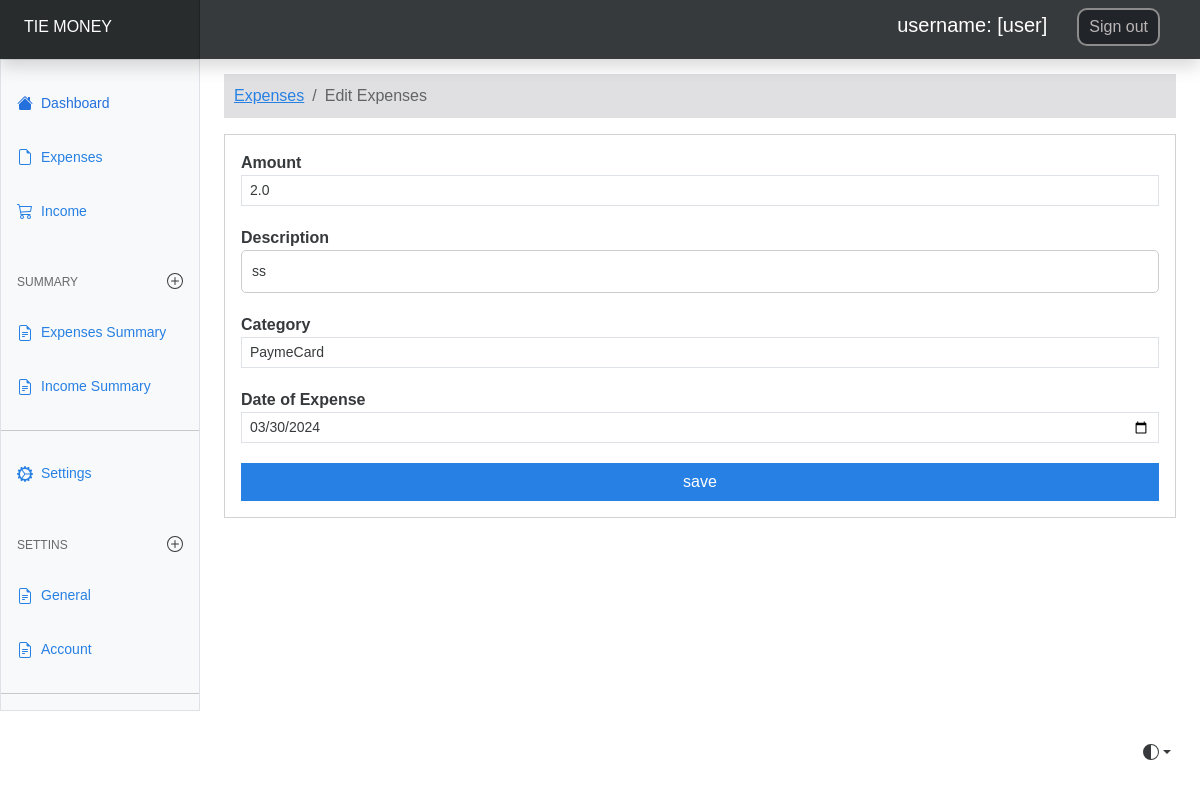
Page /edit-expenses/22 (signed in) on the committed database.
### expenses/models.py (models this page shows, shortened)
class Expense(models.Model):
    amount = models.FloatField()
    date = models.DateField(default = now)
    description = models.TextField()
    owner = models.ForeignKey(to=User, on_delete = models.CASCADE)
    category = models.CharField(max_length = 255)
    class Meta:
        ordering: ['-date']

### expenses/views.py (the view, shortened to what this page needs)
# urls.py: path("edit-expenses/<int:id>", views.expense_edit, name='edit-expenses'),
@login_required(login_url='/authentication/login/')
def expense_edit(request, id):
    expense = Expense.objects.get(pk=id)
    categories = Category.objects.all()
    context = {
        'expense': expense,
        'values': expense,
        'categories': categories
    }
    if request.method == 'GET':
        return render(request, 'expenses/edit-expenses.html', context)

### templates/expenses/edit-expenses.html (shortened to what this page needs)
{% extends "base.html" %}
{% block content %}
<div class="new-container col-mt-8">
  <div class="row">
        <nav aria-label="breadcrumb">
            <ol class="breadcrumb">
            <li class="breadcrumb-item"><a href="{% url "expenses" %}">Expenses</a></li>
            <li class="breadcrumb-item active" aria-current="page">Edit Expenses</li>
            </ol>
        </nav>
  </div>
<div class="card">
    <div class="card-body">
        <form action="{% url 'edit-expenses' expense.id %}" method="post">{% csrf_token %}
            {% include "partials/_messages.html" %}
            <div class="form-group">
                <label for="">Amount</label>
                <input
                type="number"
                class="form-control form-control-sm"
                name="amount"
                value="{{ values.amount }}"
                >
            </div>
            <div class="form-group">
                <label for="">Description</label>
                <input
                type="text"
                class="form-control form-control-sm"
                name="description"
                value="{{ values.description }}"
                >
            </div>
            <div class="form-group">
                <label for="">Category</label>
                <select class="form-control form-control-sm" name="category">
                   {% for category in categories %}
                     <option selected name="category" value="{{ values.category }}">{{ values.category }}</option>
                   {% endfor %}
                </select>
            </div>
            <div class="form-group">
                <label for="">Date of Expense</label>
                <input
                type="date"
                class="form-control form-control-sm"
                name="expense_date"
                value="{{ values.date | date:'Y-m-d' }}"
                >
            </div>
            <input
            type="submit"
            value="save"
            class="btn btn-primary btn-primary-sm"
            >
        </form>
    </div>
</div>
</div>
{% endblock content %}

### templates/base.html (shortened to what this page needs)
{% load static %}
<!doctype html>
<html lang="en" data-bs-theme="auto">
  <head><script src="/docs/5.3/assets/js/color-modes.js"></script>
    <link rel="stylesheet" href="{% static "css/main.css" %}">
    <link rel="stylesheet" href="{% static "css/style.css" %}">
    <link rel="stylesheet" href="{% static "css/expenses.css" %}">
    <link rel="stylesheet" href="https://cdn.jsdelivr.net/npm/@docsearch/css@3">
<link href="{% static 'css/bootstrap.min.css' %}" rel="stylesheet">
    <link href="https://cdn.jsdelivr.net/npm/bootstrap-icons@1.10.5/font/bootstrap-icons.min.css" rel="stylesheet">
    <link href="{% static "css/dashboard.css" %}" rel="stylesheet">
  </head>
  <body>
    <div class="dropdown position-fixed bottom-0 end-0 mb-3 me-3 bd-mode-toggle">
      <button class="btn btn-bd-primary py-2 dropdown-toggle d-flex align-items-center"
              id="bd-theme"
              type="button"
              aria-expanded="false"
              data-bs-toggle="dropdown"
              aria-label="Toggle theme (auto)">
        <svg class="bi my-1 theme-icon-active" width="1em" height="1em"><use href="#circle-half"></use></svg>
      </button>
    </div>
<header class="navbar sticky-top bg-dark flex-md-nowrap p-0 shadow" data-bs-theme="dark">
  <a class="navbar-brand col-md-4 col-lg-2 me-0 px-4 fs-6 text-white" href="#">TIE MONEY</a>
  <ul class="nav-ul">
    <li class="nav-item">
      <a class="link-nav" action='nav-link' href=''>
          username:  [{{ request.user.username }}]
       </a>
      </li>
    <li class="nav-item">
      <form action="{% url "logout" %}" method="post">{% csrf_token %}
        <input class="text text-capitali logout-btn" type="submit" value="Sign out">
       </form>
      </li>
  </ul>
</header>
<div class="container-fluid">
  <div class="row">
    {% include "partials/_sidebar.html" %}
    <main class="col-md-9 ms-sm-auto col-lg-10 px-md-4">
      {% block content %}
      {% endblock %}
    </main>
  </div>
</div>
    <script src="{% static "js/dashboard.js" %}"></script></body>
</html>

### static/css/main.css (style rules this page uses)
* { font-family: 'Segoe UI', Tahoma, Geneva, Verdana, sans-serif; }
.bi { vertical-align: -.125em; fill: currentColor; }
.btn-bd-primary { --bd-violet-bg: #712cf9; --bd-violet-rgb: 112.520718, 44.062154, 249.437846; --bs-btn-font-weight: 600; --bs-btn-color: var(--bs-white); --bs-btn-bg: var(--bd-violet-bg); --bs-btn-border-color: var(--bd-violet-bg); --bs-btn-hover-color: var(--bs-white); --bs-btn-hover-bg: #6528e0; --bs-btn-hover-border-color: #6528e0; --bs-btn-focus-shadow-rgb: var(--bd-violet-rgb); --bs-btn-active-color: var(--bs-btn-hover-color); --bs-btn-active-bg: #5a23c8; --bs-btn-active-border-color: #5a23c8; }
.bd-mode-toggle { z-index: 1500; }

### static/css/style.css (style rules this page uses)
form { display: flex; flex-direction: column; }
.form-group { margin-bottom: 20px; }
label { font-weight: bold; }
input[type="text"], input[type="email"], input[type="password"] { width: 100%; padding: 10px; border: 1px solid #ccc; border-radius: 5px; }

### static/css/expenses.css (style rules this page uses)
* { font-family: 'Trebuchet MS', 'Lucida Sans Unicode', 'Lucida Grande', 'Lucida Sans', Arial, sans-serif; }
.breadcrumb { background-color: rgb(212, 214, 214); padding: 10px 10px; }

### static/css/dashboard.css (style rules this page uses)
.bi { display: inline-block; width: 1rem; height: 38px; }
.navbar-brand { padding-top: 15px; padding-bottom: 20px; background-color: rgba(0, 0, 0, .25); box-shadow: inset -1px 0 0 rgba(0, 0, 0, .25); }

### templates/base.html (style rules this page uses)
.logout-btn { color: rgba(221, 213, 213, 0.825); background-color: #212529; margin-top: 8px; margin-bottom: -3px; margin-right: 40px; padding: 5px 10px; border: 2px solid rgb(141, 140, 140); border-radius: 10px; }
.link-nav { text-decoration: none; margin-right: 30px; margin-top: 10px; font-size: 20px; color: white; display: flex; }
.nav-ul { display: flex; }

### templates/expenses/edit-expenses.html (style rules this page uses)
.breadcrumb { background-color: rgb(224, 224, 226); margin-top: 15px; padding: 8px 10px; padding: 10px 10px; }

### rows in the picture
Expense: amount "2.0", description "ss", expense_date "03/30/2024"

### other values in the picture
{{ request.user.username }} "user"
form field category "PaymeCard"
